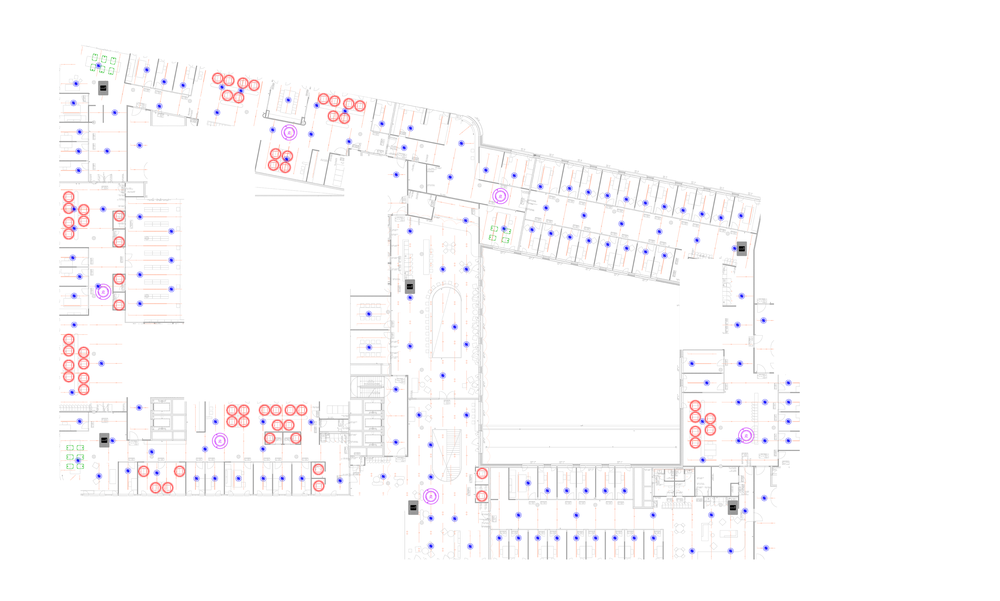
#> input picture Jupyter/data/stacks/demo.png, 1000 x 601 px, shrunk from 4000 x 2403 before the run; its folder holds only this picture in this run; the run also reads 1 picture not shown here
$ jupyter execute E-Shelter_ObjectCount.ipynb
#> lines starting #> are read from the running program, lines starting #| are printed output that depends on the picture; after the words box and inside, x2 and y2 are one past the last pixel; in counts of white or black regions, pixels touching at a corner belong together
# Install requirements

# Import Libs

[cell 1]
import os
import cv2 as cv2
import numpy as np
import csv
import numpy
import sys
import logging
import argparse
import json

## Just run the Code.

Folder Structure:

- Data
   \- stacks         Insert the "haystack" Images here
    - needle         The "Needle" we want to find in the Haystack
    - output         Storage Folder for the processed Images
    - output_csv     Log Folder for txt,json and csv files

Haystack Images should be larger then the needle Images. I used around 4k resolution.
Put as many images as you like in the stacks Folder.
Importand is, that the needle Image has to be in the same size because the script don't resize the needle.

Look at the demo Image for an example.

If something goes wrong, set __DEBUG = True

[cell 2]
 # Copyright (C) 2021 Stefan Knaak - All Rights Reserved
 # You may use, distribute and modify this code under the
 # terms of MIT License.
 #
 #	MIT License
 #
 #	Copyright (c) 2021 Stefan Knaak
 #
 #	Permission is hereby granted, free of charge, to any person obtaining a copy
 #	of this software and associated documentation files (the "Software"), to deal
 #	in the Software without restriction, including without limitation the rights
 #	to use, copy, modify, merge, publish, distribute, sublicense, and/or sell
 #	copies of the Software, and to permit persons to whom the Software is
 #	furnished to do so, subject to the following conditions:
 #
 #	The above copyright notice and this permission notice shall be included in all
 #	copies or substantial portions of the Software.
 #
 #	THE SOFTWARE IS PROVIDED "AS IS", WITHOUT WARRANTY OF ANY KIND, EXPRESS OR
 #	IMPLIED, INCLUDING BUT NOT LIMITED TO THE WARRANTIES OF MERCHANTABILITY,
 #	FITNESS FOR A PARTICULAR PURPOSE AND NONINFRINGEMENT. IN NO EVENT SHALL THE
 #	AUTHORS OR COPYRIGHT HOLDERS BE LIABLE FOR ANY CLAIM, DAMAGES OR OTHER
 #	LIABILITY, WHETHER IN AN ACTION OF CONTRACT, TORT OR OTHERWISE, ARISING FROM,
 #	OUT OF OR IN CONNECTION WITH THE SOFTWARE OR THE USE OR OTHER DEALINGS IN THE
 #	SOFTWARE.


__DEBUG = False

treshold = 0.6 #lower the value for more noise, increase for less detection


#######################################################

parser = argparse.ArgumentParser(description='Understand functioning')
parser.add_argument("-v", "--verbose", help="increase output verbosity",action="store_true")
parser.add_argument('-x', action="store_true", default=False)
parser.add_argument('-y', action="store", dest="y")
parser.add_argument('-z', action="store", dest="z", type=int)
print (parser.parse_args(['-x', '-yval', '-z', '3']))
#if args.verbose:
#    print("verbosity turned on")

logging.basicConfig(level=logging.INFO)
logger = logging.getLogger(__name__) #<<<<<<<<<<<<<<<<<<<<

#https://github.com/starcraft04/swauto/blob/master/functions_opencv.py

def getMulti(res, tolerance,w,h):
    #We get an opencv image in the form of a numpy array and we need to
    #   find all the occurances in there knowing that 2 squares cannot intersect
    #This will give us exactly the matches that are unique

    #First we need to get all the points where value is >= tolerance
    #This wil get sometimes some squares that vary only from some pixels and that are overlapping
    all_matches_full = np.where (res >= tolerance)

    #Now we need to arrange it in x,y coordinates
    all_matches_coords = []
    for pt in zip(*all_matches_full[::-1]):
        all_matches_coords.append([pt[0],pt[1],res[pt[1]][pt[0]]])
    #Let's sort the new array
    all_matches_coords = sorted(all_matches_coords)

    #This function will be called only when there is at least one match so if matchtemplate returns something
    #This means we have found at least one record so we can prepare the analysis and loop through each records
    all_matches = [[all_matches_coords[0][0],all_matches_coords[0][1],all_matches_coords[0][2]]]
    i=1
    for pt in all_matches_coords:
        found_in_existing = False
        for match in all_matches:
            #This is the test to make sure that the square we analyse doesn't overlap with one of the squares already found
            if pt[0] >= (match[0]-w) and pt[0] <= (match[0]+w) and pt[1] >= (match[1]-h) and pt[1] <= (match[1]+h):
                found_in_existing = True
                if pt[2] > match[2]:
                    match[0] = pt[0]
                    match[1] = pt[1]
                    match[2] = res[pt[1]][pt[0]]
        if not found_in_existing:
            all_matches.append([pt[0],pt[1],res[pt[1]][pt[0]]])
        i += 1

    #Before returning the result, we will arrange it with data easily accessible
    all_matches = getMultiFullInfo(all_matches,w,h)
    return all_matches


# [16 lines left out: functions twoSquaresDoOverlap, cropToCoords, not called in this run]

def getMultiFullInfo(all_matches,w,h):
    #This function will rearrange the data and calculate the tuple
    #   for the square and the center and the tolerance for each point
    result = []
    for match in all_matches:
        tlx = match[0]
        tly = match[1]
        top_left = (tlx,tly)
        brx = match[0] + w
        bry = match[1] + h
        bottom_right = (brx,bry)
        centerx = match[0] + w/2
        centery = match[1] + h/2
        center = [centerx,centery]
        result.append({'top_left':top_left,'bottom_right':bottom_right,'center':center,'tolerance':match[2]})
    return result


# [79 lines left out: function checkPicture, not called in this run]


def extractAlpha(img, hardedge = True):
    if img.shape[2]>3:
        print('Mask detected')
        channels = cv2.split(img)
        mask = np.array(channels[3])
        if hardedge:
            for idx in xrange(len(mask[0])):
                if mask[0][idx] <=128:
                    mask[0][idx] = 0
                else:
                    mask[0][idx] = 255

        mask = cv2.cvtColor(mask, cv2.COLOR_GRAY2BGR)
        img = cv2.cvtColor(img, cv2.COLOR_BGRA2BGR)

        return {'res':True,'image':img,'mask':mask}
    else:
        return {'res':False,'image':img}


from pdf2image.exceptions import (
    PDFInfoNotInstalledError,
    PDFPageCountError,
    PDFSyntaxError
)

def findPicture(screenshot,template, tolerance, multiple = False ):
    #This function will work with color images 3 channels minimum
    #The template can have an alpha channel and we will extract it to have the mask

    print('Tolerance to check is %f' , tolerance)
    print('*************Start of findPicture')

    h = template.shape[0]
    w = template.shape[1]

    #We will now extract the alpha channel
    tmpl = extractAlpha(template)
    #print('alpha')

    # the method used for comparison, can be ['cv2.TM_CCOEFF', 'cv2.TM_CCOEFF_NORMED', 'cv2.TM_CCORR','cv2.TM_CCORR_NORMED', 'cv2.TM_SQDIFF', 'cv2.TM_SQDIFF_NORMED']
    meth = 'cv2.TM_CCOEFF_NORMED'
    method = eval(meth)

    #print('method')

    # Apply template Matching
    if tmpl['res']:
        res = cv2.matchTemplate(screenshot,tmpl['image'],method, mask = tmpl['mask'])
    else:
        res = cv2.matchTemplate(screenshot,tmpl['image'],method)


    #print('res')
    min_val, max_val, min_loc, max_loc = cv2.minMaxLoc(res)

    # If the method is TM_SQDIFF or TM_SQDIFF_NORMED, take minimum
    if method in [cv2.TM_SQDIFF, cv2.TM_SQDIFF_NORMED]:
        top_left = min_loc
        best_val = 1 - min_val
    else:
        top_left = max_loc
        best_val = max_val
    #We need to ensure we found at least one match otherwise we return false
    #print('*best_val; ' + str(best_val) + " , tolerance:" + str(tolerance))

    if best_val >= tolerance:
        if multiple:
            #We need to find all the time the image is found
            all_matches = getMulti(res, float(tolerance),int(w),int(h))
        else:
            bottom_right = (top_left[0] + w, top_left[1] + h)
            center = (top_left[0] + (w/2), top_left[1] + (h/2))
            all_matches = [{'top_left':top_left,'bottom_right':bottom_right,'center':center,'tolerance':best_val}]

        if __DEBUG == True:
            print('The points found will be:')
            print(all_matches)
            print('*************End of checkPicture')
            #return {'res': True,'best_val':best_val,'points':all_matches}
        return all_matches
    else:
        bottom_right = (top_left[0] + w, top_left[1] + h)
        center = (top_left[0] + (w/2), top_left[1] + (h/2))
        all_matches = [{'top_left':top_left,'bottom_right':bottom_right,'center':center,'tolerance':best_val}]

        print('Could not find a value above tolerance')
        print('*************End of findPicture')
        return {'res': False,'best_val':best_val,'points':all_matches}

# All the 6 methods for comparison in a list
#methods = ['cv.TM_CCOEFF', 'cv.TM_CCOEFF_NORMED', 'cv.TM_CCORR',
#            'cv.TM_CCORR_NORMED', 'cv.TM_SQDIFF', 'cv.TM_SQDIFF_NORMED']

# 	Point  	pt1,
#		Point  	pt2,
#		const Scalar &  	color,
#		int  	thickness = 1,
#		int  	lineType = LINE_8,
#		int  	shift = 0
#'top_left': (139, 351), 'bottom_right': (176, 382), 'center': [157.5, 366.5], 'tolerance': 0.8956932}
#images = convert_from_path('DEL_DU_3_SI_ESEC_----_04_GR_001_05-esec.pdf')

def runCounter(stackFile, needleFile, tresh, output_path=""):
#> called with stackFile = 'Jupyter/data/stacks/demo.png', needleFile = 'Jupyter/data/needle/needle_4k.png', tresh = 0.6, output_path = 'Jupyter/data/output'
    stack_file_name = os.path.basename(stackFile )

    #read stackfile
    img_rgb = cv2.imread(stackFile)
#> img_rgb is the input picture: shape (601, 1000, 3); mean B, G, R 251.3, 250.5, 251.8

    #grayImage
    img_gray = cv2.cvtColor(img_rgb, cv2.COLOR_BGR2GRAY)
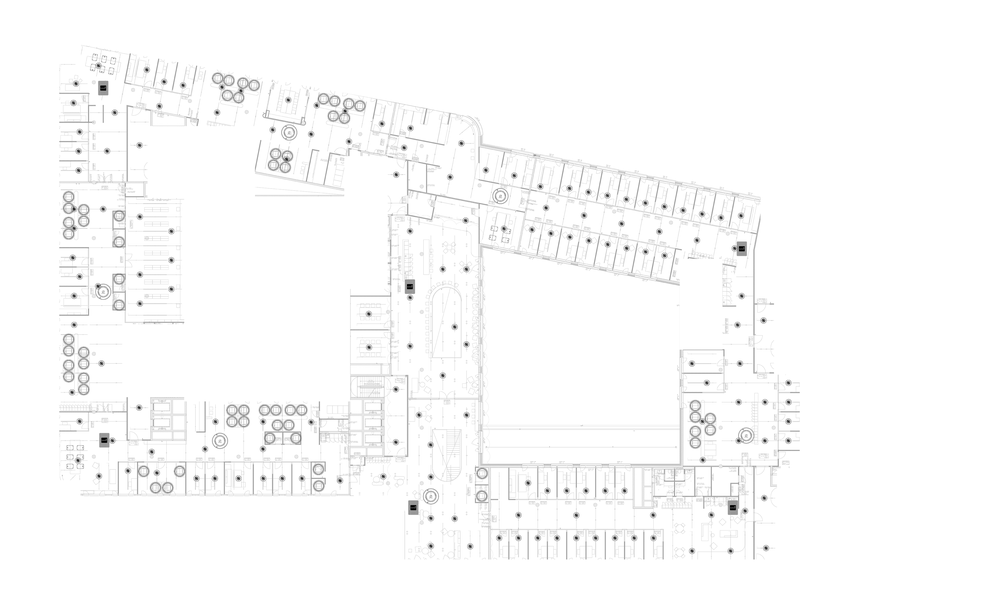
#> img_gray: shape (601, 1000); min 0, max 255, mean 251

    #needleFile
    template = cv2.imread(needleFile,1)

    #find matches
    matches = findPicture(img_rgb, template, tresh, multiple = True)
#> in findPicture, `tmpl = extractAlpha(template)`: tmpl = 2 items
#> in findPicture, `res = cv2.matchTemplate(screenshot,tmpl['image'],method)`:
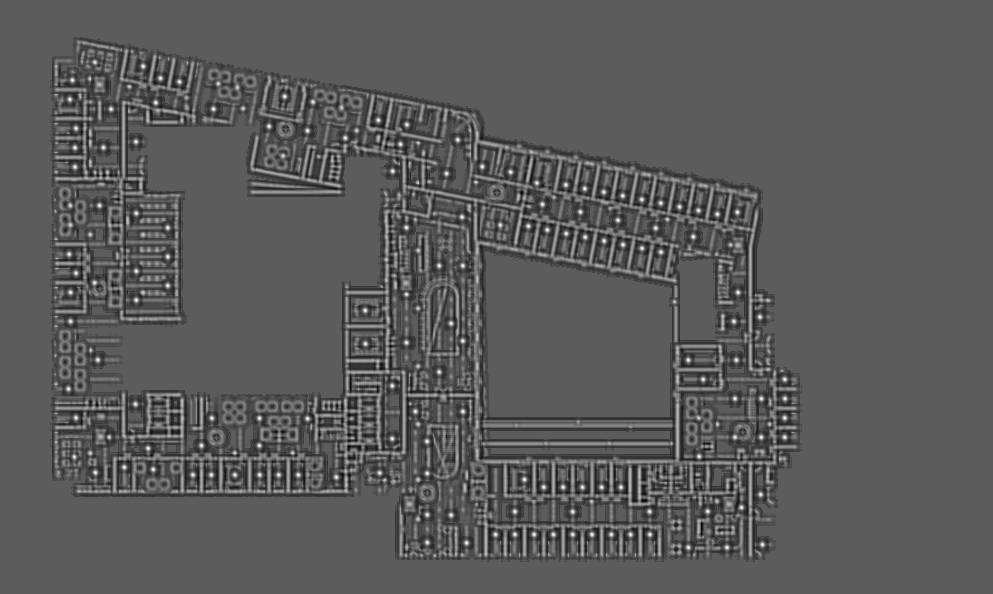
#> res: shape (594, 993) float32; min -0.536, max 0.935, mean -0.0102; drawn with min black and max white
#> in findPicture, `min_val, max_val, min_loc, max_loc = cv2.minMaxLoc(res)`: min_val = -0.536; max_val = 0.935; min_loc = (104, 175); max_loc = (201, 445)
#> in findPicture, `best_val = max_val`: best_val = 0.935
#> in getMulti, `all_matches_full = np.where (res >= tolerance)`: all_matches_full = 984 positions, rows 61 to 548, columns 67 to 785
#> the loop in getMulti, `for pt in zip(*all_matches_full[::-1]):` made 984 passes
#> pt on passes 1 to 3: (94, 61), (95, 61), (94, 62)
#> after the loop in getMulti, `for pt in zip(*all_matches_full[::-1]):`: all_matches_coords = 984 items, first 6: [94, 61, 0.707], [95, 61, 0.66], [94, 62, 0.789], [95, 62, 0.795], [95, 63, 0.606], [142, 65, 0.731]
#> in getMulti, `all_matches_coords = sorted(all_matches_coords)`: all_matches_coords = 984 items, first 6: [67, 388, 0.725], [67, 389, 0.658], [68, 253, 0.742], [68, 254, 0.808], [68, 387, 0.614], [68, 388, 0.901]
#> in getMulti, `all_matches = [[all_matches_coords[0][0],all_matches_coords[0][1],all_..`: all_matches = [[67, 388, 0.725]]
#> the loop in getMulti, `for pt in all_matches_coords:` made 984 passes
#> after the loop in getMulti, `for pt in all_matches_coords:`: all_matches = 178 items, first 6: [68, 388, 0.901], [69, 254, 0.894], [69, 99, 0.896], [70, 205, 0.777], [70, 292, 0.922], [70, 321, 0.923]; i = 985; match = [785, 398, 0.872]
#> the loop in getMultiFullInfo, `for match in all_matches:` made 178 passes
#> (match, tlx, tly, brx, bry, centerx, centery) on passes 1 to 3: ([68, 388, 0.901], 68, 388, 76, 396, 72, 392), ([69, 254, 0.894], 69, 254, 77, 262, 73, 258), ([69, 99, 0.896], 69, 99, 77, 107, 73, 103)

    saveTextFile(matches, stack_file_name)
    count=0
    rows = []
    json_data = {'objects': [{'a':'1'}]}

    #main loop, itterates through each coordinate found
    for resultp in matches:
        count +=1

        #draw rectangle
        cv2.rectangle(img_rgb, resultp['top_left'], resultp['bottom_right'], (0,0,255), 2)

        #add counter text
        cv2.putText(img_rgb, str(count), (resultp['top_left'][0] ,resultp['top_left'][1] - 10), cv2.FONT_HERSHEY_SIMPLEX, 1.5, (0,0,0), 1)

        if __DEBUG == True:
            print(str(count) + ": " + str(resultp['top_left']))

        row = [count, resultp['top_left'][0], resultp['top_left'][1], resultp['bottom_right'][0], resultp['bottom_right'][1], resultp['center'][0], resultp['center'][1], resultp['tolerance'] ]
        json_data['objects'].append( { "objectID": count , "top_left": [int(resultp['top_left'][0]),int(resultp['top_left'][1])], "bottom_right":[int(resultp['bottom_right'][0]),int(resultp['bottom_right'][1])], "center":[int(resultp['center'][0]),int(resultp['center'][1])], "tolerance": json.dumps(float(resultp['tolerance'])) } )

        rows.append(row)
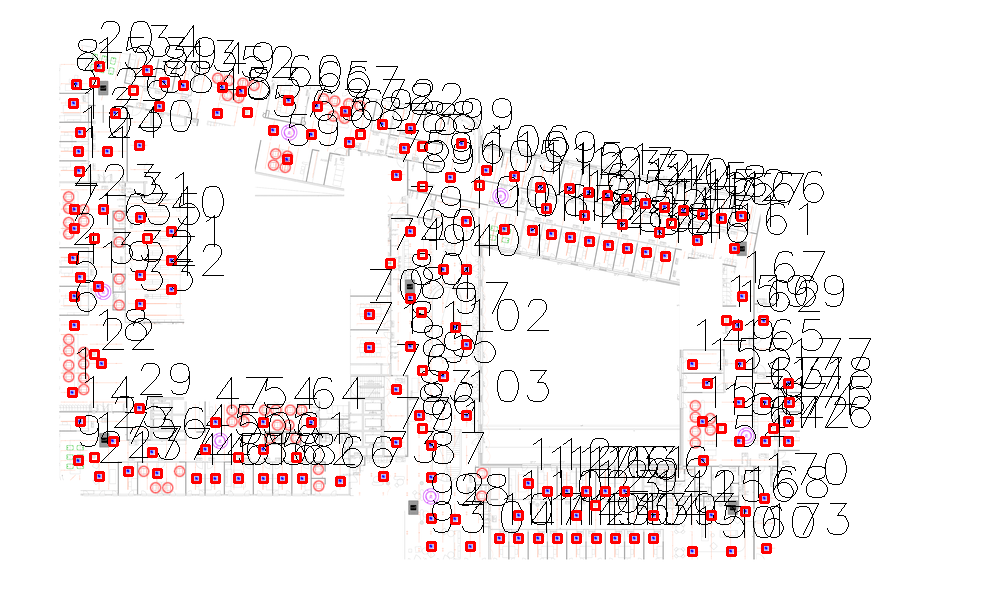
#> img_rgb: shape (601, 1000, 3); 6.99% of pixels changed, all inside (x1, y1, x2, y2) = (67, 21, 872, 557)


    #save to csv
    saveCSV(rows, stack_file_name)
    saveJson(json_data, stack_file_name)

    #get x,y coordinates from stack image to print the counter text
    hi, wi, ci = img_rgb.shape
    cv2.putText(img_rgb, "Count:" + str(count), (100, hi - 200), cv2.FONT_HERSHEY_SIMPLEX, 2, (0,0,0), 3)
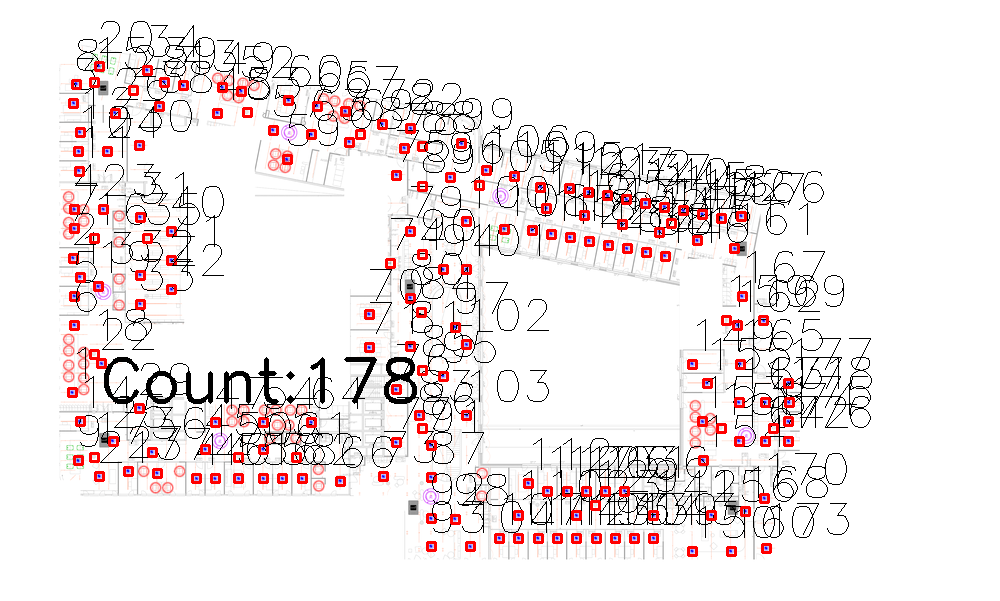
#> img_rgb: shape (601, 1000, 3); 0.54% of pixels changed, all inside (x1, y1, x2, y2) = (104, 357, 417, 404)

    #save processed images
    output_path = os.path.join(output_path,stack_file_name + '_counter_.png')
    print("Save image to:" + output_path)
    cv2.imwrite( output_path ,img_rgb)
    #cv2.imshow(stackFile + '_counter_.png', img_rgb) #chrashed jupytier if count>1
    print("Finished")


def saveTextFile(txt_data, txt_filename):
    txt_output_path = os.path.join(csv_path,txt_filename + '.txt')
    print("Save Txt to:" + txt_output_path)
    filewrite = open(txt_output_path,"w+")
    filewrite.write(str(txt_data))
    filewrite.close()

def saveCSV(data, csv_filename):
    csv_output_path = os.path.join(csv_path,csv_filename + '.csv')
    print("Save CSV to:" + csv_output_path)
    fieldnames = ['objectID', 'top_left_x', 'top_left_y',  'bottom_right_x', 'bottom_right_y',  'center_x', 'center_y', 'tolerance' ]
    with open(csv_output_path, mode='w') as csv_file:
        writer = csv.writer(csv_file, delimiter=',', quotechar='"', quoting=csv.QUOTE_MINIMAL)
        writer.writerow(fieldnames)
        writer.writerows(data)

def saveJson(json_data, json_file_filename):
    #print("The type of object is: ", type(json_data))
    json_output_path = os.path.join(csv_path,json_file_filename + '.json')
    print("Save json to:" + json_output_path)
    with open(json_output_path, 'w') as outfile:
      json.dump(json_data, outfile, ensure_ascii=False)


###############################################

cwd = os.getcwd()
stacks_path = os.path.join(cwd, 'data/stacks')
needle_path = os.path.join(cwd, 'data/needle')
output_path = os.path.join(cwd, 'data/output')
csv_path = os.path.join(cwd, 'data/output_csv')


if __DEBUG == True:
    print("stacks:" + stacks_path)
    print("needle" + needle_path)
    print("output:" + output_path)
    print("csv_path:" + csv_path)


for filename in os.listdir(stacks_path):
    if filename.endswith(".jpg") or filename.endswith(".png"):
        print("Process Stack file: " + os.path.join(stacks_path, filename))
        #run counter on each image with given needle
        #[path,needle,treshhold,debug]
        runCounter(os.path.join(stacks_path,filename),os.path.join(needle_path,'needle_4k.png'),treshold,output_path)
    else:
        print("No Files found in:" + output_path)
        continue


#https://appdividend.com/2019/07/18/python-list-example-list-in-python-tutorial-explained/
